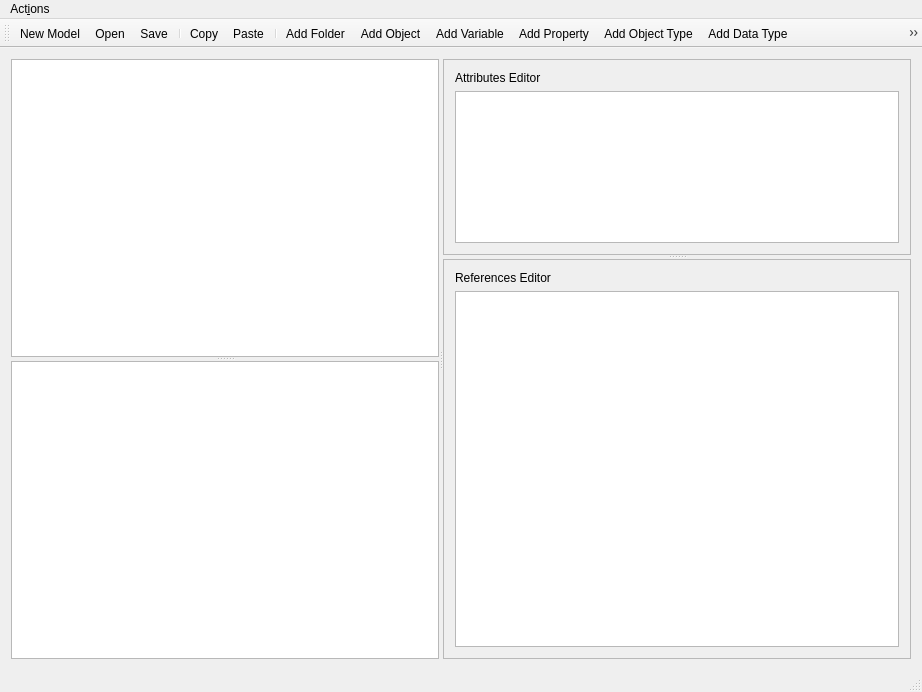
<?xml version="1.0" encoding="UTF-8"?>
<ui version="4.0">
 <class>UaModeler</class>
 <widget class="QMainWindow" name="UaModeler">
  <property name="geometry">
   <rect>
    <x>0</x>
    <y>0</y>
    <width>922</width>
    <height>692</height>
   </rect>
  </property>
  <property name="windowTitle">
   <string>FreeOpcUa Modeler</string>
  </property>
  <property name="windowIcon">
   <iconset>
    <normaloff>:/object.svg</normaloff>:/object.svg</iconset>
  </property>
  <widget class="QWidget" name="centralWidget">
   <layout class="QGridLayout" name="gridLayout">
    <item row="0" column="0">
     <widget class="QSplitter" name="splitterCenter">
      <property name="orientation">
       <enum>Qt::Horizontal</enum>
      </property>
      <widget class="QSplitter" name="splitterLeft">
       <property name="orientation">
        <enum>Qt::Vertical</enum>
       </property>
       <widget class="QTreeView" name="namespaceView"/>
       <widget class="QTreeView" name="treeView">
        <property name="sizePolicy">
         <sizepolicy hsizetype="Fixed" vsizetype="Expanding">
          <horstretch>0</horstretch>
          <verstretch>0</verstretch>
         </sizepolicy>
        </property>
        <property name="contextMenuPolicy">
         <enum>Qt::ActionsContextMenu</enum>
        </property>
        <property name="editTriggers">
         <set>QAbstractItemView::NoEditTriggers</set>
        </property>
        <property name="dragEnabled">
         <bool>true</bool>
        </property>
        <property name="dragDropMode">
         <enum>QAbstractItemView::DragOnly</enum>
        </property>
       </widget>
      </widget>
      <widget class="QSplitter" name="splitterRight">
       <property name="orientation">
        <enum>Qt::Vertical</enum>
       </property>
       <widget class="QFrame" name="frame">
        <property name="frameShape">
         <enum>QFrame::StyledPanel</enum>
        </property>
        <property name="frameShadow">
         <enum>QFrame::Raised</enum>
        </property>
        <layout class="QVBoxLayout" name="verticalLayout">
         <item>
          <widget class="QLabel" name="label">
           <property name="text">
            <string>Attributes Editor</string>
           </property>
          </widget>
         </item>
         <item>
          <widget class="QTreeView" name="attrView">
           <property name="sizeAdjustPolicy">
            <enum>QAbstractScrollArea::AdjustToContents</enum>
           </property>
           <property name="editTriggers">
            <set>QAbstractItemView::AllEditTriggers</set>
           </property>
           <property name="showDropIndicator" stdset="0">
            <bool>false</bool>
           </property>
           <property name="textElideMode">
            <enum>Qt::ElideNone</enum>
           </property>
           <property name="autoExpandDelay">
            <number>-1</number>
           </property>
           <property name="indentation">
            <number>18</number>
           </property>
           <property name="sortingEnabled">
            <bool>true</bool>
           </property>
           <property name="wordWrap">
            <bool>true</bool>
           </property>
          </widget>
         </item>
        </layout>
        <zorder>attrView</zorder>
        <zorder>label</zorder>
       </widget>
       <widget class="QFrame" name="frame_2">
        <property name="frameShape">
         <enum>QFrame::StyledPanel</enum>
        </property>
        <property name="frameShadow">
         <enum>QFrame::Raised</enum>
        </property>
        <layout class="QVBoxLayout" name="verticalLayout_2">
         <item>
          <widget class="QLabel" name="label_2">
           <property name="text">
            <string>References Editor</string>
           </property>
          </widget>
         </item>
         <item>
          <widget class="QTableView" name="refView">
           <property name="editTriggers">
            <set>QAbstractItemView::NoEditTriggers</set>
           </property>
          </widget>
         </item>
        </layout>
       </widget>
      </widget>
     </widget>
    </item>
   </layout>
  </widget>
  <widget class="QMenuBar" name="menuBar">
   <property name="geometry">
    <rect>
     <x>0</x>
     <y>0</y>
     <width>922</width>
     <height>26</height>
    </rect>
   </property>
   <widget class="QMenu" name="menuOPC_UA_Client">
    <property name="title">
     <string>Act&amp;ions</string>
    </property>
    <addaction name="actionNew"/>
    <addaction name="actionCloseModel"/>
    <addaction name="actionOpen"/>
    <addaction name="actionImport"/>
    <addaction name="actionSave"/>
    <addaction name="actionSaveAs"/>
    <addaction name="actionQuit"/>
   </widget>
   <addaction name="menuOPC_UA_Client"/>
  </widget>
  <widget class="QStatusBar" name="statusBar"/>
  <widget class="QToolBar" name="toolBar">
   <property name="windowTitle">
    <string>toolBar</string>
   </property>
   <attribute name="toolBarArea">
    <enum>TopToolBarArea</enum>
   </attribute>
   <attribute name="toolBarBreak">
    <bool>false</bool>
   </attribute>
   <addaction name="actionNew"/>
   <addaction name="actionOpen"/>
   <addaction name="actionSave"/>
   <addaction name="separator"/>
   <addaction name="actionCopy"/>
   <addaction name="actionPaste"/>
   <addaction name="separator"/>
   <addaction name="actionAddFolder"/>
   <addaction name="actionAddObject"/>
   <addaction name="actionAddVariable"/>
   <addaction name="actionAddProperty"/>
   <addaction name="actionAddObjectType"/>
   <addaction name="actionAddDataType"/>
   <addaction name="actionAddVariableType"/>
   <addaction name="actionAddReferenceType"/>
  </widget>
  <action name="actionAddObject">
   <property name="text">
    <string>Add Object</string>
   </property>
   <property name="toolTip">
    <string>add child object to current node</string>
   </property>
  </action>
  <action name="actionAddVariable">
   <property name="text">
    <string>Add Variable</string>
   </property>
  </action>
  <action name="actionAddObjectType">
   <property name="text">
    <string>Add Object Type</string>
   </property>
   <property name="toolTip">
    <string>add new object type as subtype of current node</string>
   </property>
  </action>
  <action name="actionAddFolder">
   <property name="text">
    <string>Add Folder</string>
   </property>
  </action>
  <action name="actionAddProperty">
   <property name="text">
    <string>Add Property</string>
   </property>
  </action>
  <action name="actionAddDataType">
   <property name="text">
    <string>Add Data Type</string>
   </property>
  </action>
  <action name="actionAddVariableType">
   <property name="text">
    <string>Add Variable Type</string>
   </property>
  </action>
  <action name="actionAddReferenceType">
   <property name="text">
    <string>Add Reference Type</string>
   </property>
  </action>
  <action name="actionOpen">
   <property name="text">
    <string>&amp;Open</string>
   </property>
  </action>
  <action name="actionSave">
   <property name="text">
    <string>&amp;Save</string>
   </property>
  </action>
  <action name="actionQuit">
   <property name="text">
    <string>&amp;Quit</string>
   </property>
  </action>
  <action name="actionNew">
   <property name="text">
    <string>&amp;New Model</string>
   </property>
  </action>
  <action name="actionSaveAs">
   <property name="text">
    <string>Sa&amp;ve As</string>
   </property>
  </action>
  <action name="actionImport">
   <property name="text">
    <string>&amp;Import XML</string>
   </property>
   <property name="toolTip">
    <string>Import XML into current model</string>
   </property>
  </action>
  <action name="actionCloseModel">
   <property name="text">
    <string>&amp;Close Model</string>
   </property>
   <property name="toolTip">
    <string>Close current model</string>
   </property>
  </action>
  <action name="actionCopy">
   <property name="text">
    <string>Copy</string>
   </property>
  </action>
  <action name="actionPaste">
   <property name="text">
    <string>Paste</string>
   </property>
  </action>
 </widget>
 <layoutdefault spacing="6" margin="11"/>
 <resources/>
 <connections/>
</ui>
